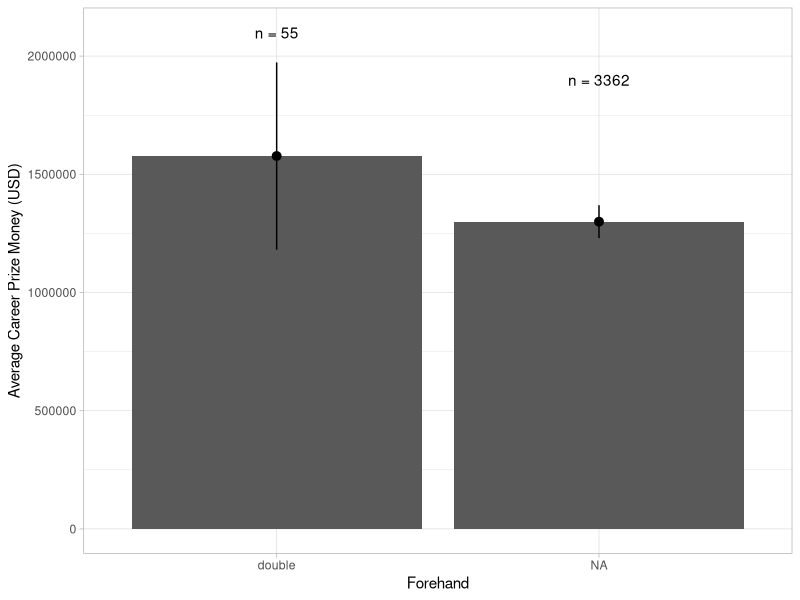

Write the R code that produced this figure.
#forehand type x money 

library(tidyverse)

tennis_players_data <- read_csv("data/huge_csv.csv")

forehand_filtered <- tennis_players_data |> 
  group_by(forehand) |> 
  summarise(average_money = mean(prize_money),
            sd_money = sd(prize_money),
            n = n()) |>
  mutate(
    se_money = sd_money / sqrt(n),
    lower_money = average_money - se_money,
    upper_money = average_money + se_money) |> 
  print()

ggplot(data = forehand_filtered) +
  aes(x = forehand, y = average_money) +
  theme_light()+
  geom_col()+
  geom_pointrange(aes(ymin = lower_money, ymax = upper_money))+
  annotate("text",                        
           x = NA, y = 1900000, 
           label = "n = 3362", 
           family = 'sans')+
  annotate("text", 
           x = 'double', y = 2100000, 
           label = "n = 55", 
           family = 'sans') + 
  labs(y = "Average Career Prize Money (USD)",
       x = "Forehand")
  